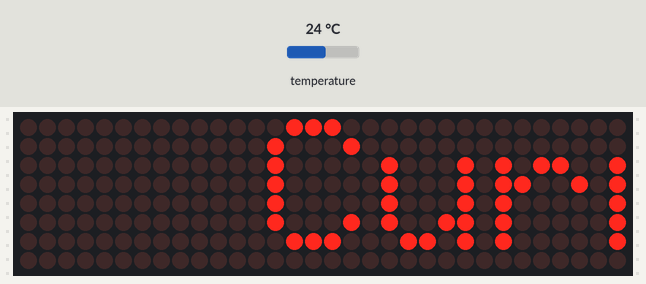
Bench run of a sketch on a simulated Arduino Uno, built with avr-gcc and run on an emulated ATmega328P. Shown: 32×8 LED matrix. Inputs (shaded band) come from the test bench; at power-on: temperature 24 °C.

Above: at 9.6 s.
9.7 s: temperature set to 12 °C
At 22.13 s:
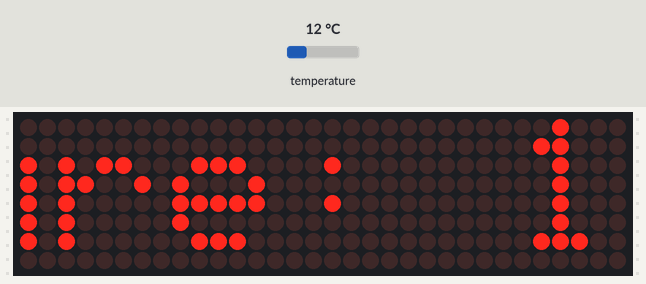
23.4 s: temperature set to 19 °C
At 30.52 s:
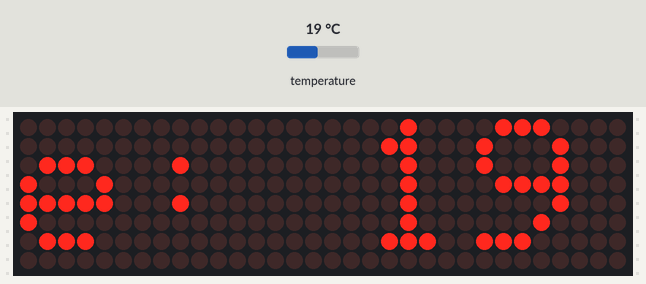
31.8 s: temperature set to 28 °C
At 38.3 s:
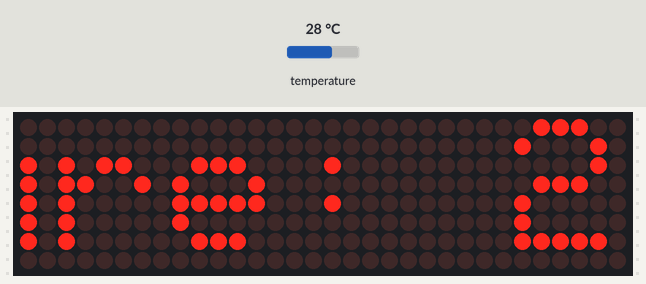

The sketch:

_05-ds18b20-max7219-matrix.ino
```cpp
// Include the OneWire library
#include <OneWire.h>

// Include the Dallas Temperature library
#include <DallasTemperature.h>

// Setup the OneWire bus on Pin 2
OneWire bus(2);

// Setup DallasTemperature to work on the OneWire bus
DallasTemperature sensors(&bus);


#include <SPI.h>
#include <Adafruit_GFX.h>
#include <Max72xxPanel.h>

int pinCS = 10; // Attach CS to this pin, DIN to MOSI and CLK to SCK (cf http://arduino.cc/en/Reference/SPI )
int numberOfHorizontalDisplays = 4;
int numberOfVerticalDisplays = 1;

Max72xxPanel matrix = Max72xxPanel(pinCS, numberOfHorizontalDisplays, numberOfVerticalDisplays);

String message = String("Current Temperature: ");
int wait = 30; // In milliseconds

int spacer = 1;
int width = 5 + spacer; // The font width is 5 pixels

void setup() {

  matrix.setIntensity(2); // Use a value between 0 and 15 for brightness

  matrix.setPosition(0, 0, 0); // The first display is at <0, 0>
  matrix.setPosition(1, 1, 0); // The second display is at <1, 0>
  matrix.setPosition(2, 2, 0); // The third display is at <2, 0>
  matrix.setPosition(3, 3, 0); // And the last display is at <3, 0>

  matrix.setRotation(0, 1);
  matrix.setRotation(1, 1);
  matrix.setRotation(2, 1);
  matrix.setRotation(3, 1);

  // Start the sensors
  sensors.begin();
}

void loop() {

  // Update the sensor readings
  sensors.requestTemperatures();

  // Read Temperature
  float temperature = sensors.getTempCByIndex(0);

  String tape = message + temperature + "c";

  for ( int i = 0 ; i < width * tape.length() + matrix.width() - 1 - spacer; i++ ) {

    matrix.fillScreen(LOW);

    int letter = i / width;
    int x = (matrix.width() - 1) - i % width;
    int y = (matrix.height() - 8) / 2; // center the text vertically

    while ( x + width - spacer >= 0 && letter >= 0 ) {
      if ( letter < tape.length() ) {
        matrix.drawChar(x, y, tape.charAt(letter), HIGH, LOW, 1);
      }

      letter--;
      x -= width;
    }

    matrix.write(); // Send bitmap to display

    delay(wait);
  }
}
```
